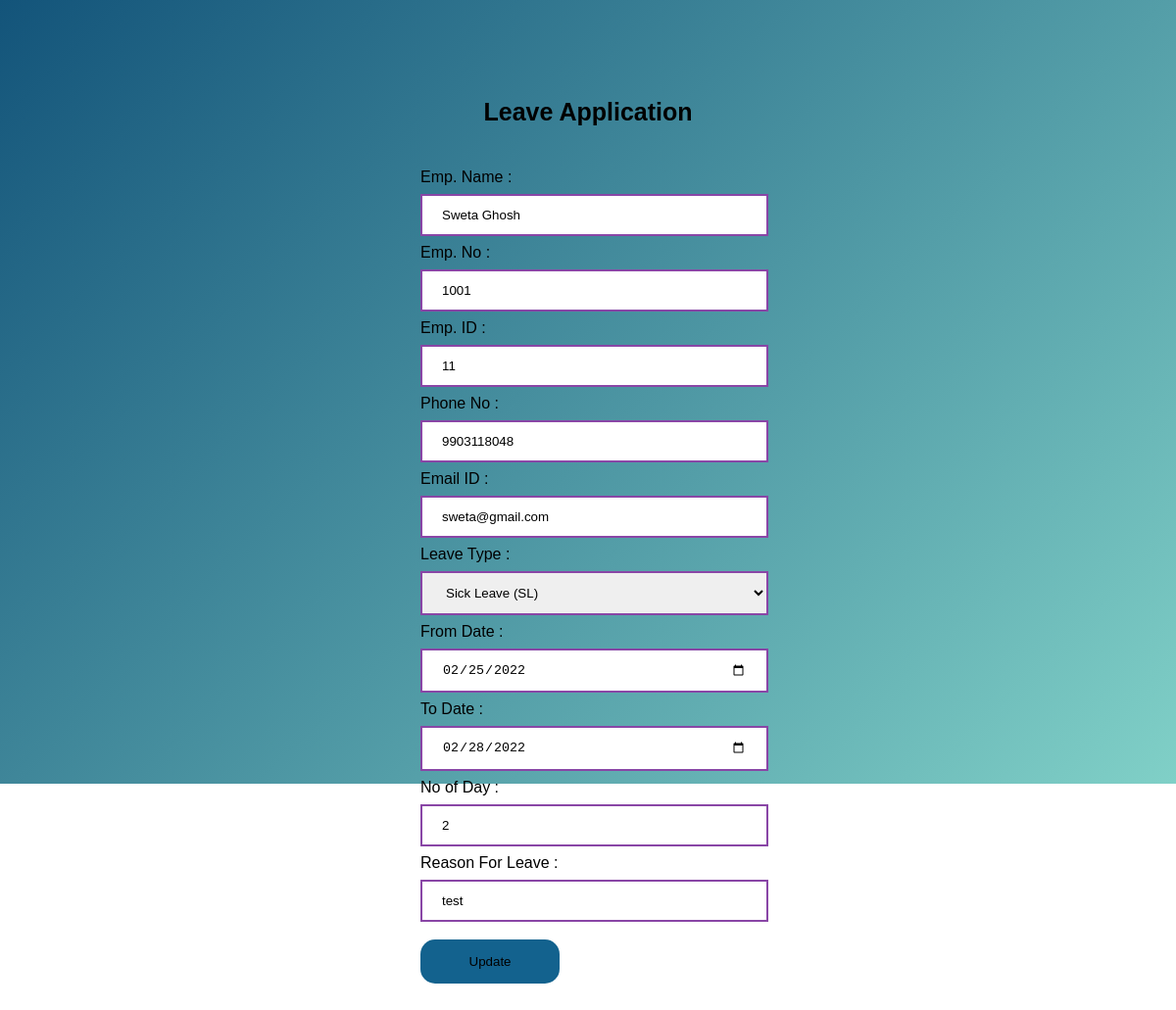
The app's page /EMP/update_application.php?id=11 with its own data.
### tables this page shows
CREATE TABLE `leavedetails` (
  `id` int(11) NOT NULL,
  `empno` varchar(10) NOT NULL,
  `name` varchar(30) NOT NULL,
  `phnno` varchar(10) NOT NULL,
  `mail` varchar(25) NOT NULL,
  `leavetype` varchar(20) NOT NULL,
  `fromdate` varchar(10) NOT NULL,
  `todate` varchar(10) NOT NULL,
  `noofdays` varchar(5) NOT NULL,
  `reason` varchar(35) NOT NULL,
  `action` varchar(15) NOT NULL,
  `remarks` varchar(30) NOT NULL
);

### EMP/update_application.php (the view, shortened to what this page needs)
<?php
require("config.php");
$id=$_GET['id'];
$sql = mysqli_query($mysqli,"select * from leavedetails where id='$id'");
$det = mysqli_fetch_assoc($sql);
?>
<!DOCTYPE html>
<html>
<head>
</head>
<body>
<div class="container">
    <div class="title"> Leave Application </div><br>
        <form method="POST">
        <label>Emp. Name : </label>
        <input type="text" name="emp_name" value="<?php echo $det['name'];?>" readonly>
        <label>Emp. No : </label>
        <input type="number" name="emp_no"  value="<?php echo $det['empno'];?>" readonly>
        <label>Emp. ID : </label>
        <input type="number" name="emp_ID"  value="<?php echo $det['id'];?>" readonly>
        <label>Phone No : </label>
        <input type="number" name="emp_phone" value="<?php echo $det['phnno'];?>" readonly>
        <label>Email ID : </label>
        <input type="text" name="emp_email" value="<?php echo $det['mail'];?>" readonly>
        <label>Leave Type : </label>
        <select name="emp_leavetype" required>
                <option hidden><?php echo $det['leavetype'];?> </option>
             </select>
        <label>From Date : </label>
        <input type="date" name="emp_fromdate" value="<?php echo $det['fromdate'];?>" >
        <label>To Date : </label>
        <input type="date" name="emp_todate" value="<?php echo $det['todate'];?>">
        <label>No of Day : </label>
        <input type="number" name="emp_noofday" value="<?php echo $det['noofdays'];?>">
        <label>Reason For Leave : </label>
        <input type="text" name="emp_reason" value="<?php echo $det['reason'];?>" >
        <div class="button">
          <input type="submit" name="Update" value="Update">
        </div>
        </form>
      </div>
</body>
</html>

### EMP/update_application.php (style rules this page uses)
html { height:145%; }
body { font-family: Calibri, Helvetica, sans-serif; background: linear-gradient(135deg,#13547a , #80d0c7); background-repeat: no-repeat; }
input[type=submit] { background-color: #13628e; width: 40%; color: black; padding: 15px; margin: 10px 0px; border: none; border-radius: 15px; cursor: pointer; }
form { width: 60%; margin-left: 125px; margin-top: 25px; margin-right: 100px; margin-bottom: 20px; }
input[type=text], input[type=password],input[type=number],input[type=date],select { width: 100%; margin: 8px 0; padding: 12px 20px; display: inline-block; border: 2px solid #8946A6; box-sizing: border-box; }
.container .title { font-size: 25px; font-weight: bold; text-align: center; }
.container { width: 50%; margin: auto; margin-top: 75px; display: relative; margin-bottom: 75px; padding: 25px; border-radius: 6px; }

### records on screen
leavedetails: emp_name "Sweta Ghosh", emp_no "1001", emp_ID "11", emp_phone "9903118048", emp_email "sweta@gmail.com", emp_leavetype "Sick Leave (SL)", emp_fromdate "02/25/2022", emp_todate "02/28/2022", emp_noofday "2", emp_reason "test"
